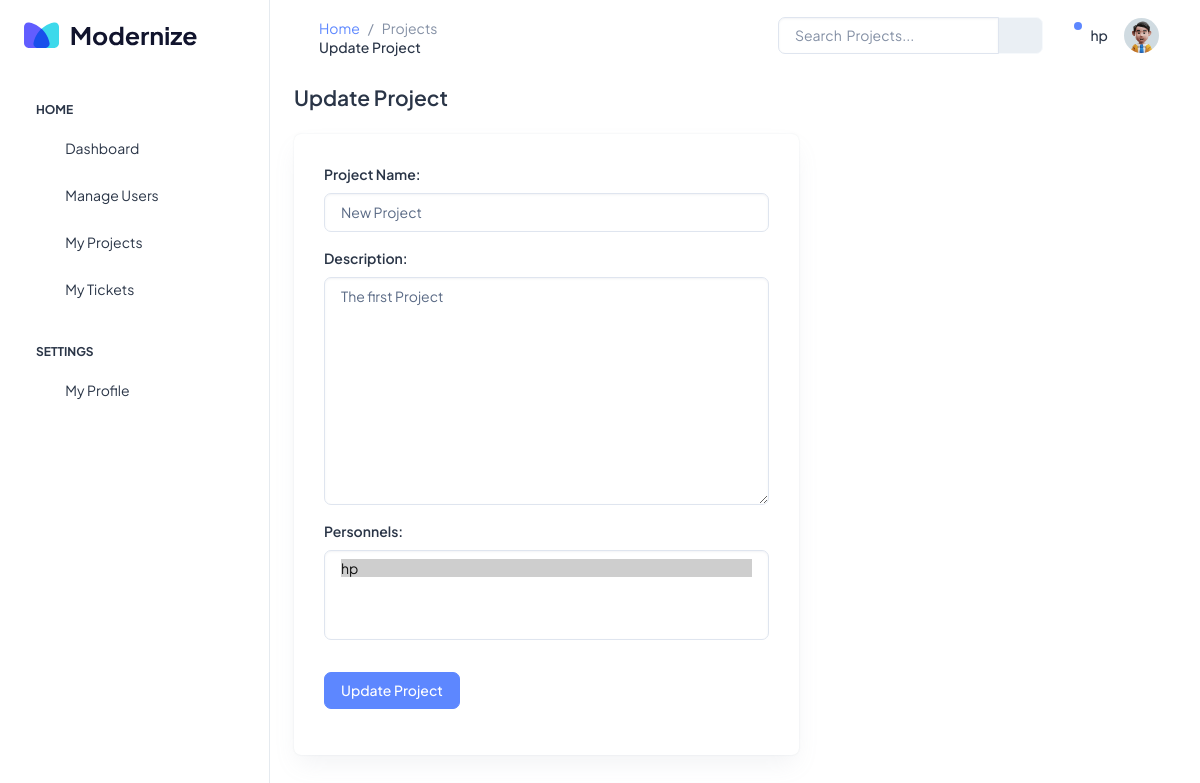
Screenshot of /projects/1/update (signed in) with the database file from the repository.
### users/models.py (models this page shows)
class User(AbstractUser):
    ROLE_CHOICES = (
        ("Developer", "Developer"),
        ("Project Manager", "Project Manager"),
        ("Submitter", "Submitter"),
        ("Admin", "Admin"),
    )
    role = models.CharField(
        max_length=40, default="Developer", choices=ROLE_CHOICES, blank=True, null=True
    )

### projects/models.py (models this page shows)
class Project(models.Model):
    name = models.CharField(max_length=200, blank=False)
    description = models.TextField()
    personnels = models.ManyToManyField(User)
    created_at = models.DateTimeField(auto_now_add=True)
    def __str__(self):
        return self.name

### projects/views.py (the view)
# urls.py: path("<int:pk>/update", views.ProjectUpdateView.as_view(), name="edit_project"),
class ProjectUpdateView(SuccessMessageMixin, UpdateView):
    template_name = "projects/update_project.html"
    form_class = ProjectForm
    model = Project
    success_url = "/projects"
    context_object_name = "project"
    success_message = "Project successfully Updated!!!!"
    def get_context_data(self, **kwargs):
        context = super().get_context_data(**kwargs)
        print(context)
        return context

### projects/forms.py
class ProjectForm(ModelForm):
    class Meta:
        model = Project
        fields = "__all__"
        labels = {"name": "Project Name"}
    def __init__(self, *args, **kwargs):
        super(ProjectForm, self).__init__(*args, **kwargs)
        for visible in self.visible_fields():
            visible.field.widget.attrs["class"] = "form-control"

### projects/templates/projects/update_project.html (shortened to what this page needs)
{% extends 'base.html' %}
{% load static %}
{% block title %} Projects {% endblock title %}
{% block subtitle %} Update Project {% endblock subtitle %}
{% block content %}
<div class="row">
    <div class="col-md-7">
        <h4 class="fw-semibold mb-4">Update Project</h4>
        <div class="card">
            <div class="card-body">
                <form
                    method="POST"
                    action="{% url 'edit_project' project.id %}"
                >
                    {% for field in form %}
                    <div
                        class="form-group mb-3 {% if field.errors %} errors {% endif %}"
                    >
                        <label for="exampleFormControlInput1" class="form-label"
                            >{{ field.label_tag }}</label
                        >
                        {{ field }} {{ field.errors }}
                    </div>
                    {% endfor %}
                    <button class="btn btn-primary my-3" type="submit">
                        Update Project
                    </button>
                </form>
            </div>
        </div>
    </div>
</div>
{% endblock content %}

### templates/base.html (shortened to what this page needs)
{% load static %}
<html lang="en">
    <head>
        <link rel="stylesheet" href={% static "/css/styles.min.css" %} />
    </head>
    <body>
        <div
            class="page-wrapper"
            id="main-wrapper"
            data-layout="vertical"
            data-navbarbg="skin6"
            data-sidebartype="full"
            data-sidebar-position="fixed"
            data-header-position="fixed"
        >
            {% include "partials/_sidebar.html" %}
            <div class="body-wrapper">
                <header class="app-header">
                    <nav class="navbar navbar-expand-lg navbar-light">
                        <div class="d-none d-lg-block">
                            <nav aria-label="breadcrumb">
                                <ol
                                    class="px-0 pt-1 pb-0 mb-0 bg-transparent breadcrumb me-sm-6 text-white"
                                >
                                    <li class="text-sm breadcrumb-item">
                                        <a class="opacity-8" href="#">Home</a>
                                    </li>
                                    <li
                                        class="text-sm breadcrumb-item active"
                                        aria-current="page"
                                    >
                                        {% block title %}{% endblock title %}
                                    </li>
                                </ol>
                                <h6 class="mb-0 font-weight-bolder">{% block subtitle %}{% endblock subtitle %}</h6>
                            </nav>
                        </div>
                        <div
                            class="navbar-collapse justify-content-end px-0"
                            id="navbarNav"
                        >
                            <ul
                                class="navbar-nav flex-row ms-auto align-items-center justify-content-end"
                            >
                                <li>
                                    <div class="input-group me-3">
                                        <input
                                            style="height: 37px"
                                            type="search"
                                            class="form-control align-self-center"
                                            placeholder="Search  Projects..."
                                            aria-label="Search"
                                        />
                                        <span
                                            class="input-group-text text-muted"
                                        >
                                            <span
                                                class="tt"
                                                data-bs-placement="bottom"
                                                title="Search"
                                            >
                                                <i class="ti ti-search"></i>
                                            </span>
                                        </span>
                                    </div>
                                </li>
                                <li class="nav-item dropdown">
                                    <a
                                        class="nav-link nav-icon-hover"
                                        href="javascript:void(0)"
                                        id="drop2"
                                        data-bs-toggle="dropdown"
                                        aria-expanded="false"
                                    >
                                        <i class="ti ti-bell-ringing"></i>
                                        <div
                                            class="notification bg-primary rounded-circle"
                                        ></div>
                                    </a>
                                </li>
                                <h6 class="pt-2">{{user.username}}</h6>
                                <li class="nav-item dropdown">
                                    <a
                                        class="nav-link nav-icon-hover"
                                        href="javascript:void(0)"
                                        id="drop2"
                                        data-bs-toggle="dropdown"
                                        aria-expanded="false"
                                    >
                                        <img
                                            src={% static "/images/profile/user-1.jpg" %}
                                            alt=""
                                            width="35"
                                            height="35"
                                            class="rounded-circle"
                                        />
                                    </a>
                                </li>
                            </ul>
                        </div>
                    </nav>
                </header>
                <div class="container-fluid">
                    {% block content %}
                    {% endblock content %}
                </div>
            </div>
        </div>
    </body>
</html>

### rows the page displays
User: username "hp"
Project: form "New Project" "The first Project"

### other values shown
{{ field.label_tag }} "Project Name:" "Description:" "Personnels:"
